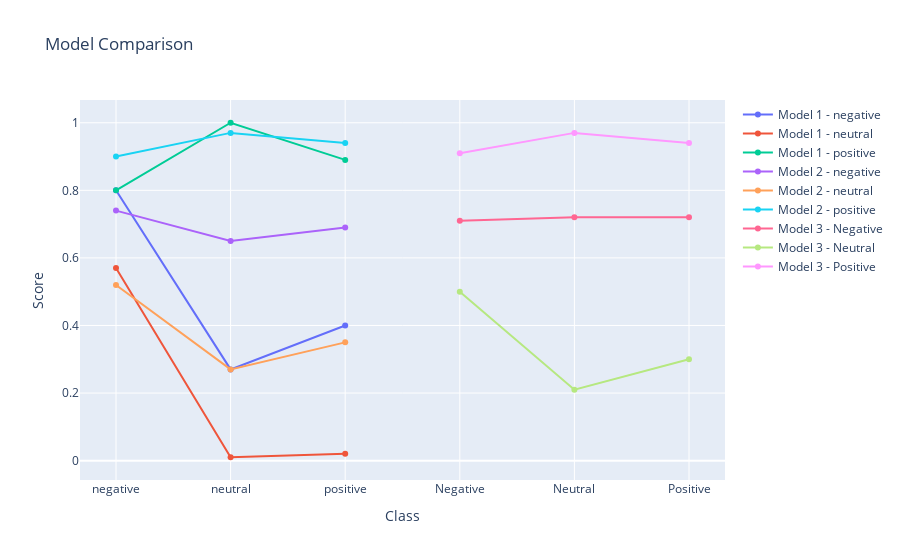

The notebook cell this image was saved under:
### Code cell
import plotly.graph_objs as go

# Precision, recall, and F1-score for each class for three models
models_data = {
    "Model 1": {
        "classes": ["negative", "neutral", "positive"],
        "precision": [0.80, 0.57, 0.80],
        "recall": [0.27, 0.01, 1.00],
        "f1_score": [0.40, 0.02, 0.89]
    },
    "Model 2": {
        "classes": ["negative", "neutral", "positive"],
        "precision": [0.74, 0.52, 0.90],
        "recall": [0.65, 0.27, 0.97],
        "f1_score": [0.69, 0.35, 0.94]
    },
    "Model 3": {
        "classes": ["Negative", "Neutral", "Positive"],
        "precision": [0.71, 0.50, 0.91],
        "recall": [0.72, 0.21, 0.97],
        "f1_score": [0.72, 0.30, 0.94]
    }
}

# Create traces for each class and model
traces = []
for model, data in models_data.items():
    for i in range(len(data['classes'])):
        traces.append(go.Scatter(
            x=data['classes'],
            y=[data['precision'][i], data['recall'][i], data['f1_score'][i]],
            mode='lines+markers',
            name=model + ' - ' + data['classes'][i]
        ))

# Layout
layout = go.Layout(
    title='Model Comparison',
    xaxis=dict(title='Class'),
    yaxis=dict(title='Score'),
)

# Plot
fig = go.Figure(data=traces, layout=layout)
fig.show()

### Figure 1 — Plotly figure (JSON) as saved in the notebook; plotly's stock layout.template omitted (floating-point values rounded to 4 significant figures)
{"data": [{"mode": "lines+markers", "name": "Model 1 - negative", "type": "scatter", "x": ["negative", "neutral", "positive"], "y": [0.8, 0.27, 0.4]}, {"mode": "lines+markers", "name": "Model 1 - neutral", "type": "scatter", "x": ["negative", "neutral", "positive"], "y": [0.57, 0.01, 0.02]}, {"mode": "lines+markers", "name": "Model 1 - positive", "type": "scatter", "x": ["negative", "neutral", "positive"], "y": [0.8, 1, 0.89]}, {"mode": "lines+markers", "name": "Model 2 - negative", "type": "scatter", "x": ["negative", "neutral", "positive"], "y": [0.74, 0.65, 0.69]}, {"mode": "lines+markers", "name": "Model 2 - neutral", "type": "scatter", "x": ["negative", "neutral", "positive"], "y": [0.52, 0.27, 0.35]}, {"mode": "lines+markers", "name": "Model 2 - positive", "type": "scatter", "x": ["negative", "neutral", "positive"], "y": [0.9, 0.97, 0.94]}, {"mode": "lines+markers", "name": "Model 3 - Negative", "type": "scatter", "x": ["Negative", "Neutral", "Positive"], "y": [0.71, 0.72, 0.72]}, {"mode": "lines+markers", "name": "Model 3 - Neutral", "type": "scatter", "x": ["Negative", "Neutral", "Positive"], "y": [0.5, 0.21, 0.3]}, {"mode": "lines+markers", "name": "Model 3 - Positive", "type": "scatter", "x": ["Negative", "Neutral", "Positive"], "y": [0.91, 0.97, 0.94]}], "layout": {"title": {"text": "Model Comparison"}, "xaxis": {"title": {"text": "Class"}}, "yaxis": {"title": {"text": "Score"}}}}
